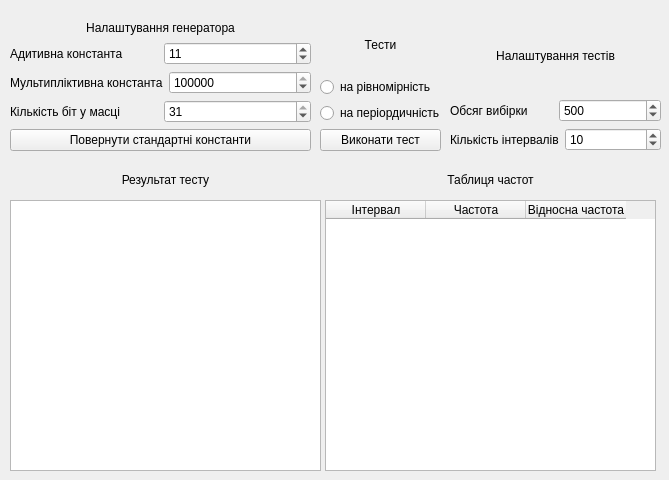
<?xml version="1.0" encoding="UTF-8"?>
<ui version="4.0">
 <class>MainWindow</class>
 <widget class="QMainWindow" name="MainWindow">
  <property name="geometry">
   <rect>
    <x>0</x>
    <y>0</y>
    <width>669</width>
    <height>480</height>
   </rect>
  </property>
  <property name="windowTitle">
   <string>MainWindow</string>
  </property>
  <widget class="QWidget" name="centralwidget">
   <widget class="QTableWidget" name="tableWidget">
    <property name="geometry">
     <rect>
      <x>325</x>
      <y>200</y>
      <width>331</width>
      <height>271</height>
     </rect>
    </property>
    <column>
     <property name="text">
      <string>Інтервал</string>
     </property>
    </column>
    <column>
     <property name="text">
      <string>Частота</string>
     </property>
    </column>
    <column>
     <property name="text">
      <string>Відносна частота</string>
     </property>
    </column>
   </widget>
   <widget class="QTextBrowser" name="textBrowser">
    <property name="geometry">
     <rect>
      <x>10</x>
      <y>200</y>
      <width>311</width>
      <height>271</height>
     </rect>
    </property>
    <property name="html">
     <string>&lt;!DOCTYPE HTML PUBLIC &quot;-//W3C//DTD HTML 4.0//EN&quot; &quot;http://www.w3.org/TR/REC-html40/strict.dtd&quot;&gt;
&lt;html&gt;&lt;head&gt;&lt;meta name=&quot;qrichtext&quot; content=&quot;1&quot; /&gt;&lt;style type=&quot;text/css&quot;&gt;
p, li { white-space: pre-wrap; }
&lt;/style&gt;&lt;/head&gt;&lt;body style=&quot; font-family:'MS Shell Dlg 2'; font-size:8.25pt; font-weight:400; font-style:normal;&quot;&gt;
&lt;p style=&quot;-qt-paragraph-type:empty; margin-top:0px; margin-bottom:0px; margin-left:0px; margin-right:0px; -qt-block-indent:0; text-indent:0px;&quot;&gt;&lt;br /&gt;&lt;/p&gt;&lt;/body&gt;&lt;/html&gt;</string>
    </property>
   </widget>
   <widget class="QLabel" name="label_9">
    <property name="geometry">
     <rect>
      <x>10</x>
      <y>170</y>
      <width>311</width>
      <height>21</height>
     </rect>
    </property>
    <property name="text">
     <string>&lt;html&gt;&lt;head/&gt;&lt;body&gt;&lt;p align=&quot;center&quot;&gt;Результат тесту&lt;/p&gt;&lt;/body&gt;&lt;/html&gt;</string>
    </property>
   </widget>
   <widget class="QLabel" name="label_10">
    <property name="geometry">
     <rect>
      <x>330</x>
      <y>170</y>
      <width>321</width>
      <height>21</height>
     </rect>
    </property>
    <property name="text">
     <string>&lt;html&gt;&lt;head/&gt;&lt;body&gt;&lt;p align=&quot;center&quot;&gt;Таблиця частот&lt;/p&gt;&lt;/body&gt;&lt;/html&gt;</string>
    </property>
   </widget>
   <widget class="QWidget" name="layoutWidget">
    <property name="geometry">
     <rect>
      <x>320</x>
      <y>20</y>
      <width>121</width>
      <height>131</height>
     </rect>
    </property>
    <layout class="QVBoxLayout" name="verticalLayout_2">
     <item>
      <widget class="QLabel" name="label_5">
       <property name="text">
        <string>&lt;html&gt;&lt;head/&gt;&lt;body&gt;&lt;p align=&quot;center&quot;&gt;Тести&lt;/p&gt;&lt;/body&gt;&lt;/html&gt;</string>
       </property>
      </widget>
     </item>
     <item>
      <widget class="QRadioButton" name="radioButton">
       <property name="text">
        <string>на рівномірність</string>
       </property>
      </widget>
     </item>
     <item>
      <widget class="QRadioButton" name="radioButton_2">
       <property name="text">
        <string>на періордичність</string>
       </property>
      </widget>
     </item>
     <item>
      <widget class="QPushButton" name="pushButton_2">
       <property name="text">
        <string>Виконати тест</string>
       </property>
      </widget>
     </item>
    </layout>
   </widget>
   <widget class="QWidget" name="layoutWidget">
    <property name="geometry">
     <rect>
      <x>10</x>
      <y>20</y>
      <width>301</width>
      <height>131</height>
     </rect>
    </property>
    <layout class="QVBoxLayout" name="verticalLayout">
     <item>
      <widget class="QLabel" name="label_4">
       <property name="text">
        <string>&lt;html&gt;&lt;head/&gt;&lt;body&gt;&lt;p align=&quot;center&quot;&gt;Налаштування генератора&lt;/p&gt;&lt;/body&gt;&lt;/html&gt;</string>
       </property>
      </widget>
     </item>
     <item>
      <layout class="QHBoxLayout" name="horizontalLayout_3">
       <item>
        <widget class="QLabel" name="label">
         <property name="text">
          <string>Адитивна константа</string>
         </property>
        </widget>
       </item>
       <item>
        <widget class="QSpinBox" name="spinBox">
         <property name="value">
          <number>11</number>
         </property>
        </widget>
       </item>
      </layout>
     </item>
     <item>
      <layout class="QHBoxLayout" name="horizontalLayout_2">
       <item>
        <widget class="QLabel" name="label_2">
         <property name="text">
          <string>Мультипліктивна константа</string>
         </property>
        </widget>
       </item>
       <item>
        <widget class="QSpinBox" name="spinBox_2">
         <property name="minimum">
          <number>1</number>
         </property>
         <property name="maximum">
          <number>999999999</number>
         </property>
         <property name="value">
          <number>123456789</number>
         </property>
        </widget>
       </item>
      </layout>
     </item>
     <item>
      <layout class="QHBoxLayout" name="horizontalLayout">
       <item>
        <widget class="QLabel" name="label_3">
         <property name="text">
          <string>Кількість біт у масці</string>
         </property>
        </widget>
       </item>
       <item>
        <widget class="QSpinBox" name="spinBox_3">
         <property name="minimum">
          <number>1</number>
         </property>
         <property name="maximum">
          <number>31</number>
         </property>
         <property name="value">
          <number>31</number>
         </property>
        </widget>
       </item>
      </layout>
     </item>
     <item>
      <widget class="QPushButton" name="pushButton">
       <property name="text">
        <string>Повернути стандартні константи</string>
       </property>
      </widget>
     </item>
    </layout>
   </widget>
   <widget class="QWidget" name="layoutWidget">
    <property name="geometry">
     <rect>
      <x>450</x>
      <y>20</y>
      <width>211</width>
      <height>131</height>
     </rect>
    </property>
    <layout class="QVBoxLayout" name="verticalLayout_3">
     <item>
      <widget class="QLabel" name="label_8">
       <property name="text">
        <string>&lt;html&gt;&lt;head/&gt;&lt;body&gt;&lt;p align=&quot;center&quot;&gt;Налаштування тестів&lt;/p&gt;&lt;/body&gt;&lt;/html&gt;</string>
       </property>
      </widget>
     </item>
     <item>
      <layout class="QHBoxLayout" name="horizontalLayout_4">
       <item>
        <widget class="QLabel" name="label_6">
         <property name="text">
          <string>Обсяг вибірки</string>
         </property>
        </widget>
       </item>
       <item>
        <widget class="QSpinBox" name="spinBox_4">
         <property name="maximum">
          <number>1000000000</number>
         </property>
         <property name="value">
          <number>500</number>
         </property>
        </widget>
       </item>
      </layout>
     </item>
     <item>
      <layout class="QHBoxLayout" name="horizontalLayout_5">
       <item>
        <widget class="QLabel" name="label_7">
         <property name="text">
          <string>Кількість інтервалів</string>
         </property>
        </widget>
       </item>
       <item>
        <widget class="QSpinBox" name="spinBox_5">
         <property name="maximum">
          <number>1000000000</number>
         </property>
         <property name="value">
          <number>10</number>
         </property>
        </widget>
       </item>
      </layout>
     </item>
    </layout>
   </widget>
  </widget>
 </widget>
 <resources/>
 <connections/>
</ui>
